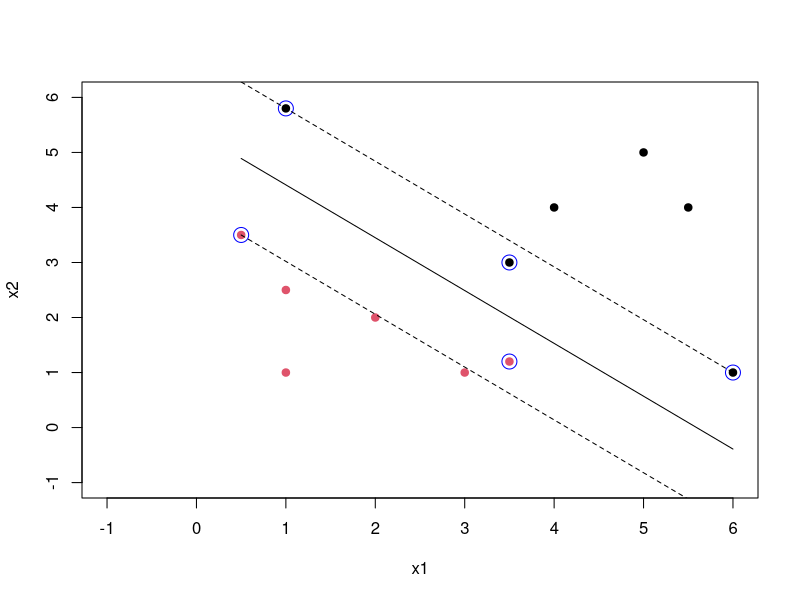

Recreate this plot in R.
# http://stats.stackexchange.com/questions/31066/what-is-the-influence-of-c-in-svms-with-linear-kernel
# http://stackoverflow.com/questions/21827776/plot-margins-for-support-vector-machine

rm(list=ls(all=TRUE))

x1s <- c(.5,1,1,2,3,3.5,     1,3.5,4,5,5.5,6)
x2s <- c(3.5,1,2.5,2,1,1.2,  5.8,3,4,5,4,1)
ys <- c(rep(+1,6),          rep(-1,6))
my.data <- data.frame(x1=x1s, x2=x2s, type=as.factor(ys))
my.data
write.csv(my.data, "my.data.csv")

library('e1071')

# use one of the following two options
svm.model <- svm(type ~ ., data=my.data,
          type='C-classification', kernel='linear', scale=FALSE, cost = 1) # cost = 1
svm.model

svm.model <- svm(type ~ ., data=my.data,
          type='C-classification', kernel='linear', scale=FALSE, cost = 0.5)
svm.model

# svm.model$index is the indices of support vectors
plot(my.data[,-3],col=(ys+3)/2, pch=19, xlim=c(-1,6), ylim=c(-1,6))
points(my.data[svm.model$index,c(1,2)],col="blue",cex=2) 

x1min = min(x1s); x1max = max(x1s);
x2min = min(x2s); x2max = max(x2s);

coef1 = sum(svm.model$coefs*x1s[svm.model$index]);
coef2 = sum(svm.model$coefs*x2s[svm.model$index]);
lines(c(x1min,x1max),  (svm.model$rho-coef1*c(x1min, x1max))/coef2)
lines(c(x1min,x1max),  (svm.model$rho+1-coef1*c(x1min, x1max))/coef2, lty=2)
lines(c(x1min,x1max),  (svm.model$rho-1-coef1*c(x1min, x1max))/coef2, lty=2)








